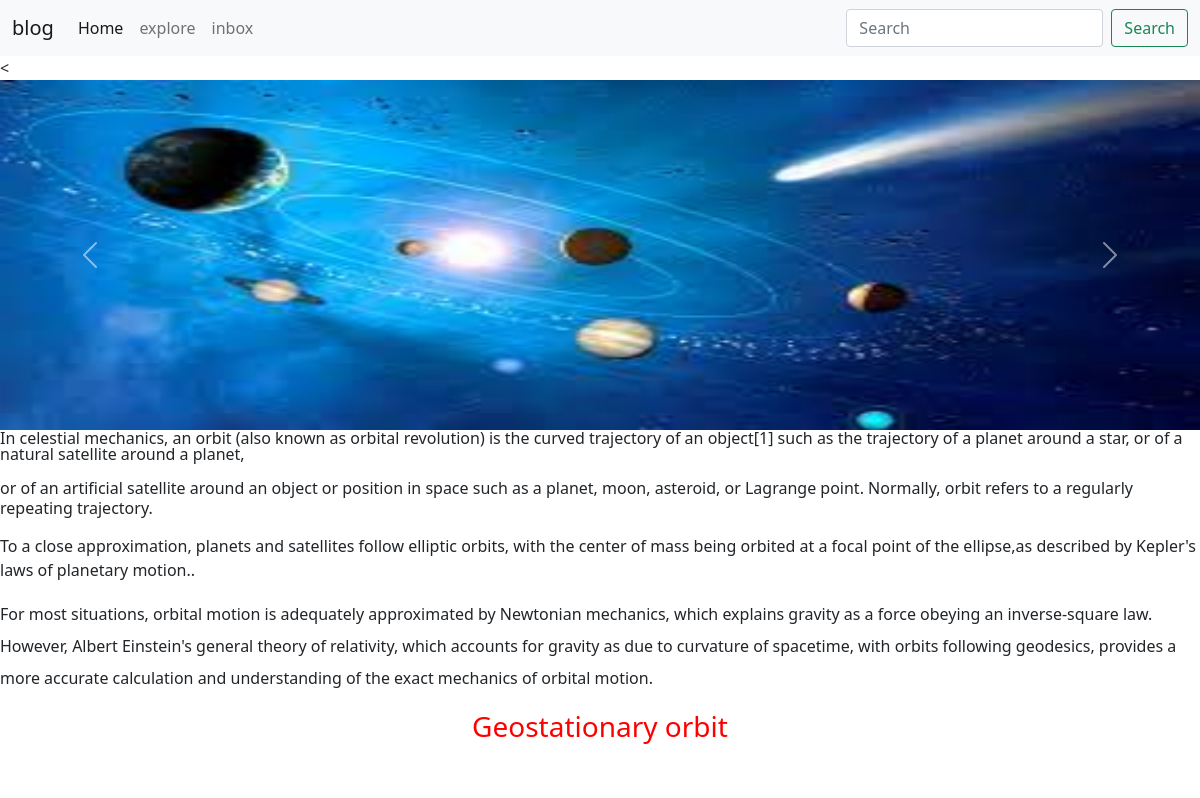
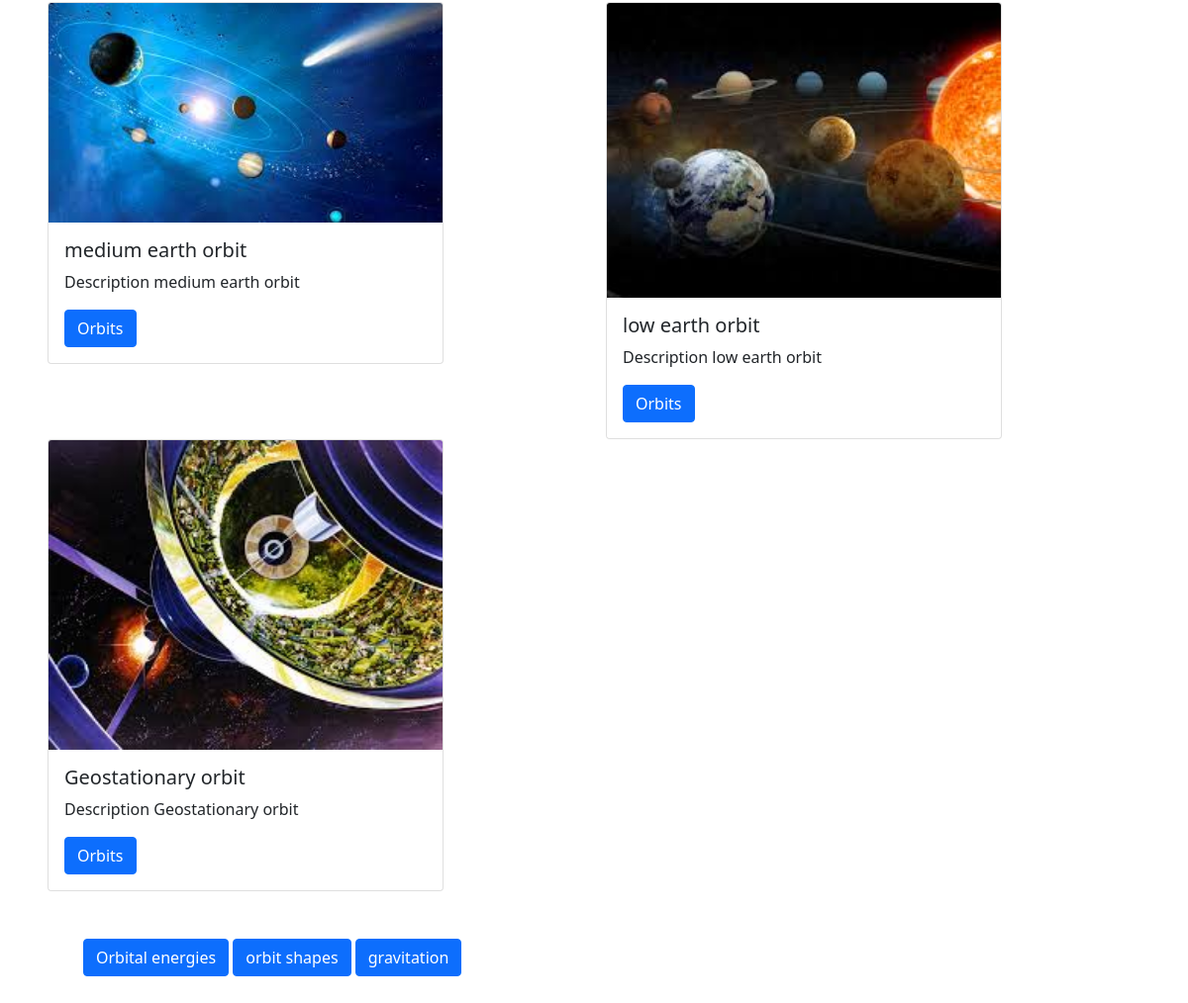
The page / on the database its author committed (2 pictures, top to bottom).
### app_blog/models.py (models this page shows)
class Blog(models.Model):
    title = models.CharField(max_length=200)
    image = models.ImageField(upload_to='image /')
    description = models.TextField()
    def __str__(self):
        return self.title

### app_blog/views.py (the view)
# urls.py: path("", indexView, name="index"),
def indexView(request):
    list_blogs = Blog.objects.all()
    context = {
        'list_blogs': list_blogs
    }
    print(context)
    return render(request, "blog/index.html", context)

### app_blog/templates/blog/index.html (shortened to what this page needs)
{% extends 'partials/base.html' %}
{% load static %}
{% block content %}
<<div id="carouselExampleInterval" class="carousel slide" data-bs-ride="carousel">
  <div class="carousel-inner">
    <div class="carousel-item active" data-bs-interval="10000">
      <img src="{% static 'image/-1.jpg'%}" class="d-block w-100 my-img" alt="...">
    </div>
  </div>
  <button class="carousel-control-prev" type="button" data-bs-target="#carouselExampleInterval" data-bs-slide="prev">
    <span class="carousel-control-prev-icon" aria-hidden="true"></span>
  </button>
  <button class="carousel-control-next" type="button" data-bs-target="#carouselExampleInterval" data-bs-slide="next">
    <span class="carousel-control-next-icon" aria-hidden="true"></span>
  </button>
</div>
<p class="lh-1">In celestial mechanics, an orbit (also known as orbital revolution) is the curved trajectory of an object[1] such as the trajectory of a planet around a star, or of a natural satellite around a planet,</p>
<p class="lh-sm">or of an artificial satellite around an object or position in space such as a planet, moon, asteroid, or Lagrange point. Normally, orbit refers to a regularly repeating trajectory. </p>
<p class="lh-base">To a close approximation, planets and satellites follow elliptic orbits, with the center of mass being orbited at a focal point of the ellipse,as described by Kepler's laws of planetary motion..</p>
<p class="lh-lg">For most situations, orbital motion is adequately approximated by Newtonian mechanics, which explains gravity as a force obeying an inverse-square law. However, Albert Einstein's general theory of relativity,
  which accounts for gravity as due to curvature of spacetime, with orbits following geodesics, provides a more accurate calculation and understanding of the exact mechanics of orbital motion.</p>
<div class="row tp-5 text-center">
   <h3 class="my-title">Geostationary orbit</h3>
  </div>
<div class="row p-5">
  {% for blog in list_blogs %}
  <div class="col -3">
<div class="card my-card" >
  <img src="{{ blog.image.url}}" class="card-img-top my-img-card" alt="...">
  <div class="card-body">
    <h5 class="card-title">{{ blog.title}}</h5>
    <p class="card-text">{{blog.description}}</p>
    <a href="#" class="btn btn-primary">Orbits</a>
  </div>
</div>
</div>
{% endfor %}
<div class="row p-5">
<div class="button my-button" >
<a class="btn btn-primary" href="#" role="button">Orbital energies</a>
<button class="btn btn-primary" type="submit"> orbit shapes</button>
<input class="btn btn-primary" type="button" value="gravitation">
{% endblock %}

### templates/partials/base.html (shortened to what this page needs)
<!DOCTYPE html>
{% load static %}
<html lang="en">
<head>
    <link href="{% static 'css/bootstrap.min.css' %}" rel="stylesheet">
    <link href="{% static 'css/style.css' %}" rel="stylesheet" >
    {% load static %}
</head>
<body>
{% include 'partials/nav/header.html' %}
{% block content %}
{% endblock %}
</body>
</html>

### templates/partials/nav/header.html (shortened to what this page needs)
<nav class="navbar navbar-expand-lg navbar-light bg-light">
  <div class="container-fluid">
    <a class="navbar-brand" href="#">blog</a>
    <div class="collapse navbar-collapse" id="navbarSupportedContent">
      <ul class="navbar-nav me-auto mb-2 mb-lg-0">
        <li class="nav-item">
          <a class="nav-link active" aria-current="page" href="/">Home</a>
        </li>
        <li class="nav-item">
          <a class="nav-link" href="{% url 'explore' %}">explore</a>
          <li class="nav-item">
          <a class="nav-link" href="{% url 'inbox' %}">inbox</a>
        </li>
      </ul>
      <form class="d-flex">
        <input class="form-control me-2" type="search" placeholder="Search" aria-label="Search">
        <button class="btn btn-outline-success" type="submit">Search</button>
      </form>
    </div>
  </div>
</nav>

### app_blog/static/css/style.css (style rules this page uses)
.my-img { height:350px; }
.my-card { width: 25rem; }
.my-title { color:red; }

### rows shown on the page
Blog: image (picture), title "medium earth orbit", description "Description medium earth orbit"
Blog: image (picture), title "low earth orbit", description "Description low earth orbit"
Blog: image (picture), title "Geostationary orbit", description "Description Geostationary orbit"
